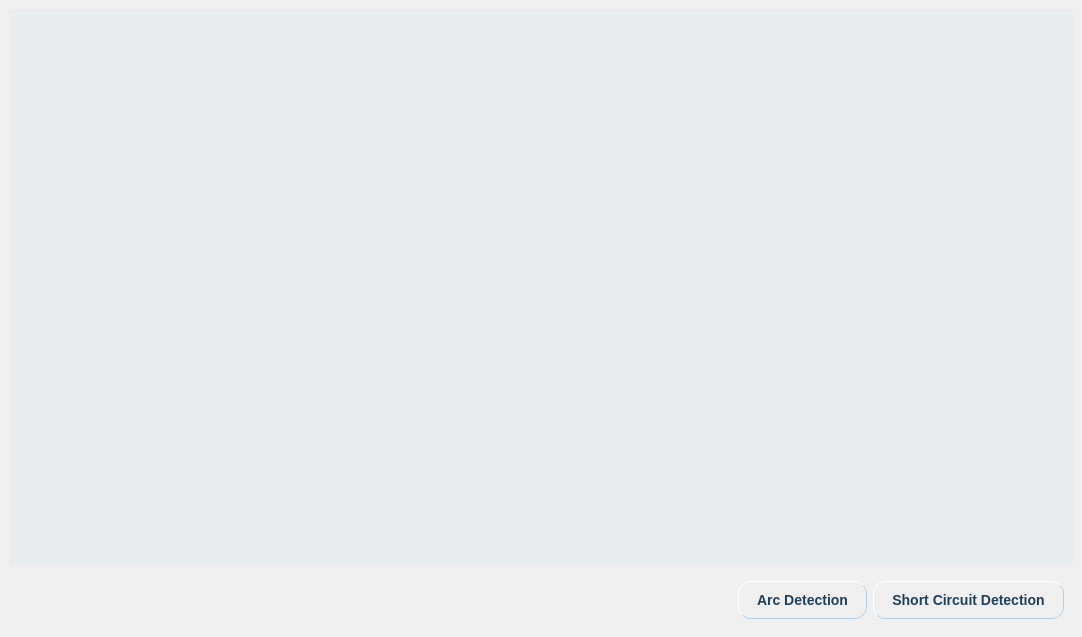
<?xml version="1.0" encoding="UTF-8"?>
<ui version="4.0">
 <class>MainWindow</class>
 <widget class="QMainWindow" name="MainWindow">
  <property name="geometry">
   <rect>
    <x>0</x>
    <y>0</y>
    <width>1082</width>
    <height>637</height>
   </rect>
  </property>
  <property name="windowTitle">
   <string>MainWindow</string>
  </property>
  <widget class="QWidget" name="centralwidget">
   <property name="styleSheet">
    <string notr="true">/* Soft Neumorphic Blue */
QPushButton {
    background: qlineargradient(x1:0, y1:0, x2:0, y2:1,
                                stop:0  #F3F9FF,
                                stop:1  #E3F0FA);
    border: 1px solid #C9DDED;           /* base border */
    border-top-color:    #FFFFFF;        /* highlight edge */
    border-left-color:   #FFFFFF;
    border-right-color:  #B3CFE6;        /* shadow edge */
    border-bottom-color: #B3CFE6;
    border-radius: 12px;
    color: #21405A;
    font-size: 14px;
    font-weight: 600;
    padding: 10px 18px;
}

QPushButton:hover {
    background: qlineargradient(x1:0, y1:0, x2:0, y2:1,
                                stop:0  #FFFFFF,
                                stop:1  #EAF4FD);
}

QPushButton:pressed {
    /* invert edges for inset feel */
    border-top-color:    #B3CFE6;
    border-left-color:   #B3CFE6;
    border-right-color:  #FFFFFF;
    border-bottom-color: #FFFFFF;
    background: qlineargradient(x1:0, y1:0, x2:0, y2:1,
                                stop:0  #DBEAF6,
                                stop:1  #CFE2F0);
    padding-top: 11px;
    padding-bottom: 9px;
}

QPushButton:disabled {
    color: #93A9BC;
    background: #ECF4FA;
    border: 1px solid #D6E5F1;
}

QPushButton:focus {
    border: 2px solid #9FCCF0;
    padding: 9px 17px;
}
</string>
   </property>
   <layout class="QVBoxLayout" name="verticalLayout" stretch="1,0">
    <item>
     <widget class="QWidget" name="mainWidget" native="true">
      <property name="styleSheet">
       <string notr="true">QWidget {
    background-color: rgb(232, 236, 236);
}</string>
      </property>
      <layout class="QVBoxLayout" name="mainWidgetLayout" stretch=""/>
     </widget>
    </item>
    <item>
     <widget class="QWidget" name="footerWidget" native="true">
      <layout class="QHBoxLayout" name="horizontalLayout">
       <item>
        <spacer name="footerSpacer">
         <property name="orientation">
          <enum>Qt::Orientation::Horizontal</enum>
         </property>
         <property name="sizeHint" stdset="0">
          <size>
           <width>40</width>
           <height>20</height>
          </size>
         </property>
        </spacer>
       </item>
       <item>
        <widget class="QPushButton" name="arcDetectionBtn">
         <property name="text">
          <string>Arc Detection</string>
         </property>
        </widget>
       </item>
       <item>
        <widget class="QPushButton" name="shorCircuitDetectionBtn">
         <property name="text">
          <string>Short Circuit Detection</string>
         </property>
        </widget>
       </item>
      </layout>
     </widget>
    </item>
   </layout>
  </widget>
 </widget>
 <resources/>
 <connections/>
</ui>
